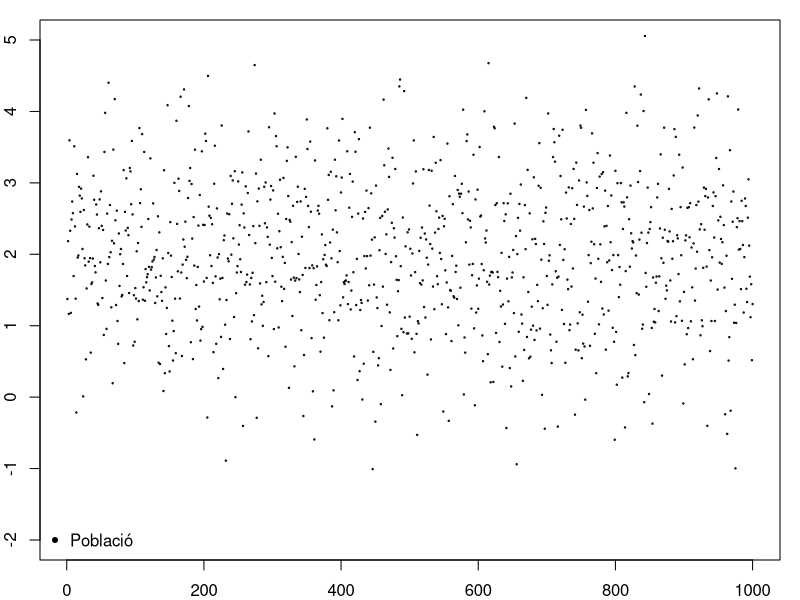
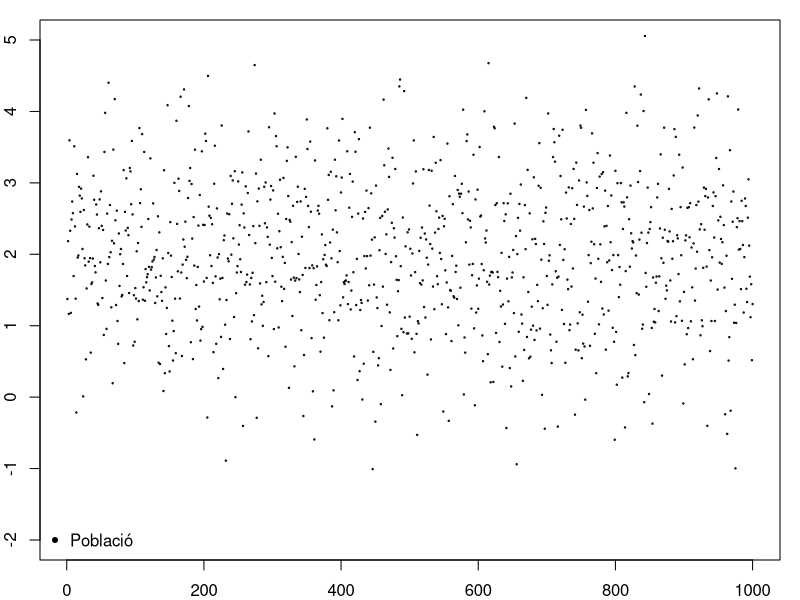
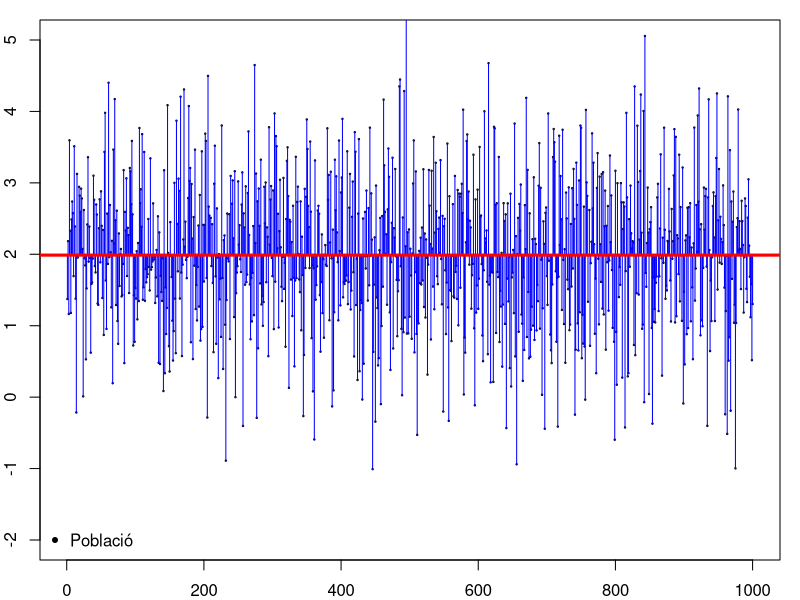
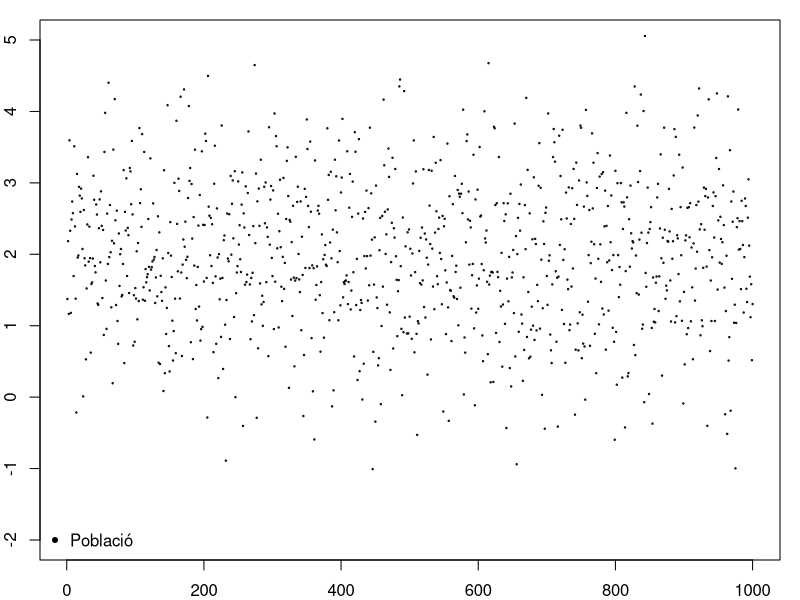
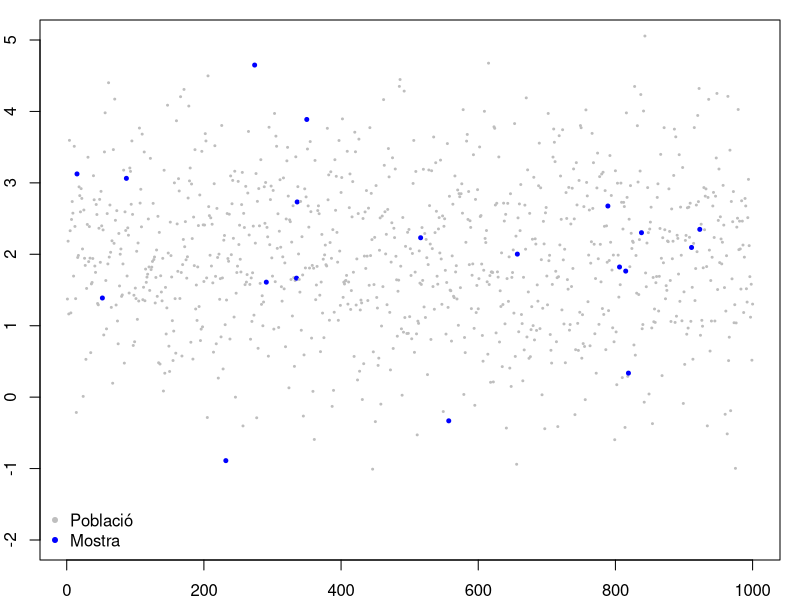
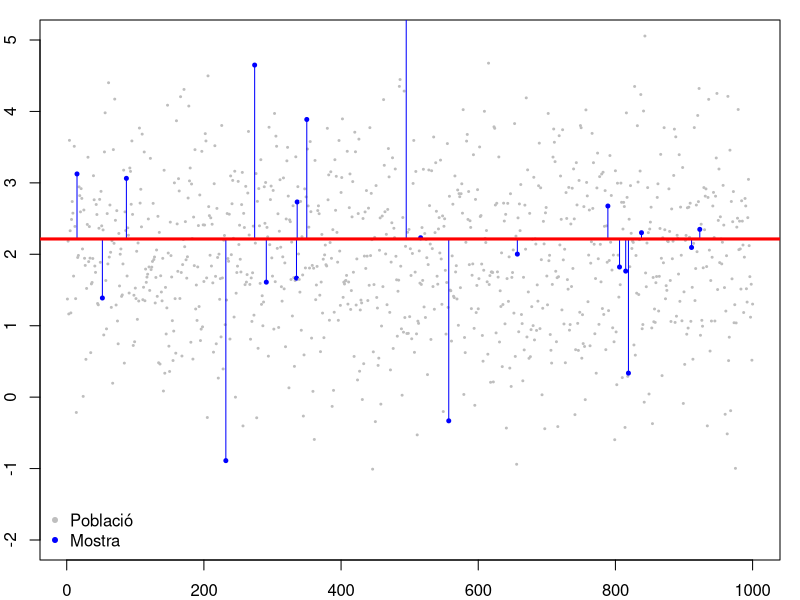
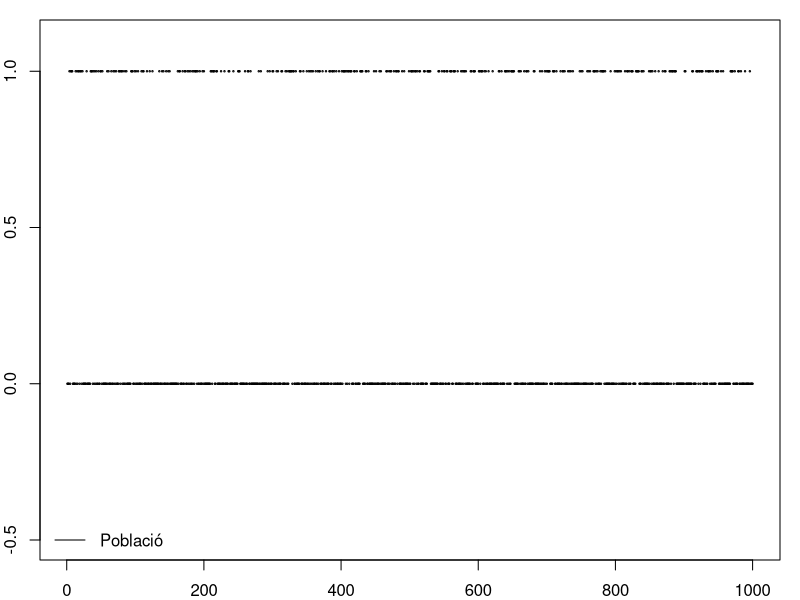
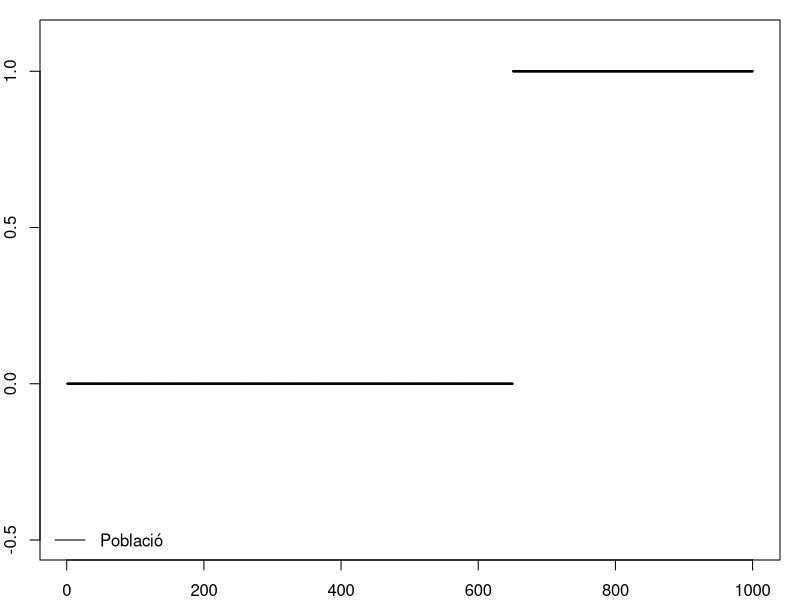

The R source for these figures, in order:
## ---- chunk 1
set.seed(1)
N = 1000
X = rnorm(N, mean=2)

p <- par(mar=c(2,2,1,1))
plot(X, cex=0.2, ylim=c(-2, 5), xlab = '')
legend('bottomleft', legend = c('Població'), col=c('black'), bty = 'n', pch=20)
par(p)
## ---- chunk 2
p <- par(mar=c(2,2,1,1))
plot(X, cex=0.2, ylim=c(-2, 5), xlab = '')
legend('bottomleft', legend = c('Població'), col=c('black'), bty = 'n', pch=20)
par(p)
## ---- chunk 3
M = mean(X)
p <- par(mar=c(2,2,1,1))
plot(X, cex=0.2, ylim=c(-2, 5), xlab = '')
legend('bottomleft', legend = c('Població'), col=c('black'), bty = 'n', pch=20)
segments(x0 = 1:N, x1 = 1:N, y0 = M, y = X, col='blue')
abline(h=M, col='red', lwd=3)
par(p)
## ---- chunk 4
p <- par(mar=c(2,2,1,1))
plot(X, cex=0.2, ylim=c(-2, 5), xlab = '')
legend('bottomleft', legend = c('Població'), col=c('black'), bty = 'n', pch=20)
par(p)
## ---- chunk 5
n = 20
sam = sample(1:N, n)
color = rep('grey', N)
color[sam] = 'blue'
cexs = rep(0.4, N)
cexs[sam] = 0.8
p <- par(mar=c(2,2,1,1))
plot(X, cex=cexs, pch=20, ylim=c(-2, 5), xlab = '', col=color)
legend('bottomleft', legend = c('Població', 'Mostra'), col=c('grey', 'blue'), bty = 'n', pch=20)
par(p)
## ---- chunk 6
xM = mean(X[sam])
p <- par(mar=c(2,2,1,1))
plot(X, cex=cexs, pch=20, ylim=c(-2, 5), xlab = '', col=color)
legend('bottomleft', legend = c('Població', 'Mostra'), col=c('grey', 'blue'), bty = 'n', pch=20)
segments(x0 = sam, x1 = sam, y0 = xM, y = X[sam], col='blue')
abline(h=xM, col='red', lwd=3)
par(p)
## ---- chunk 7
set.seed(1)
N = 1000
X = rbinom(N, size=1, p = 0.35)
M = mean(X)
p <- par(mar=c(2,2,1,1))
plot(X, cex=0.2, ylim=c(-0.5, 1.1), xlab = '')
legend('bottomleft', legend = c('Població'), col='black', lty =1, bty = 'n')
par(p)
## ---- chunk 8
X = sort(X)
p <- par(mar=c(2,2,1,1))
plot(X, cex=0.2, ylim=c(-0.5, 1.1), xlab = '')
legend('bottomleft', legend = c('Població'), col='black', lty =1, bty = 'n')
par(p)
## ---- chunk 9
p <- par(mar=c(2,2,1,1))
plot(X, cex=0.2, ylim=c(-0.5, 1.1), xlab = '')
legend('bottomleft', legend = c('Població'), col='black', lty =1, bty = 'n')
segments(x0 = 1:N, x1 = 1:N, y0 = M, y = X, col='blue')
abline(h=M, col='red', lwd=3)
par(p)
